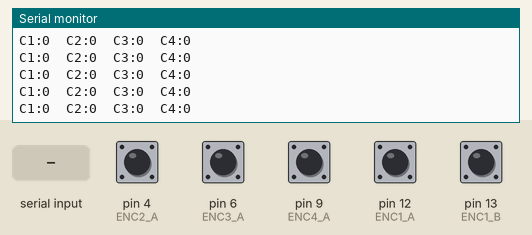
This sketch was run on a simulated Arduino Uno, built with avr-gcc and run on an emulated ATmega328P. On the bench: the last lines printed to the serial monitor. The test bench sets the inputs (shaded band); at power-on: pin 4 (ENC2_A), pin 6 (ENC3_A), pin 9 (ENC4_A), pin 12 (ENC1_A), pin 13 (ENC1_B) HIGH.

Above: at 1.3 s.
1.4 s: "a" received over Serial
2.9 s: "z" received over Serial
At 3.01 s:
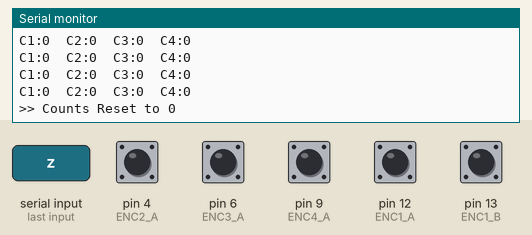
4.4 s: "1" received over Serial
At 4.58 s:
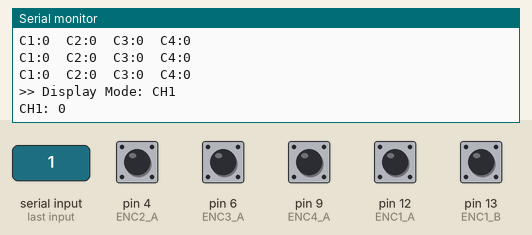
5.9 s: pin 12 (ENC1_A) pulled LOW for 0.15 s
At 6.19 s:
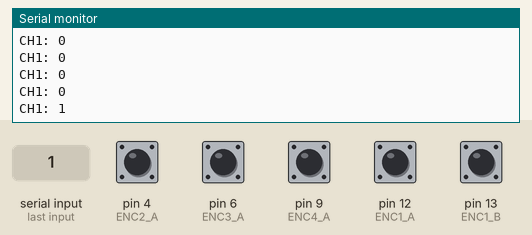

The sketch:

test_encorder.ino
```cpp
// ==========================================
// 4-Channel Encoder Test (Interactive Serial)
// Pins: CH1(2,3), CH2(4,5), CH3(6,7), CH4(9,10)
// ==========================================

// 엔코더 핀 정의 (A상, B상)
const int ENC1_A = 12; const int ENC1_B = 13;
const int ENC2_A = 4; const int ENC2_B = 5;
const int ENC3_A = 6; const int ENC3_B = 7;
const int ENC4_A = 9; const int ENC4_B = 1;

// 엔코더 카운트 변수
volatile long count1 = 0;
volatile long count2 = 0;
volatile long count3 = 0;
volatile long count4 = 0;

// 이전 상태 저장용
int lastA1, lastA2, lastA3, lastA4;

// 표시 모드 ('a': 전체, '1'~'4': 개별 채널)
char displayMode = 'a';

void printMenu() {
  Serial.println(F("\n--- Encoder Test Menu ---"));
  Serial.println(F("'a' : 모든 채널 보기 (기본)"));
  Serial.println(F("'1'~'4' : 해당 채널만 보기"));
  Serial.println(F("'z' : 모든 카운트 초기화 (Zero)"));
  Serial.println(F("'m' : 이 메뉴 다시 보기"));
  Serial.println(F("------------------------"));
}

void setup() {
  Serial.begin(9600);

  pinMode(ENC1_A, INPUT_PULLUP); pinMode(ENC1_B, INPUT_PULLUP);
  pinMode(ENC2_A, INPUT_PULLUP); pinMode(ENC2_B, INPUT_PULLUP);
  pinMode(ENC3_A, INPUT_PULLUP); pinMode(ENC3_B, INPUT_PULLUP);
  pinMode(ENC4_A, INPUT_PULLUP); pinMode(ENC4_B, INPUT_PULLUP);

  lastA1 = digitalRead(ENC1_A);
  lastA2 = digitalRead(ENC2_A);
  lastA3 = digitalRead(ENC3_A);
  lastA4 = digitalRead(ENC4_A);

  printMenu();
}

void loop() {
  // --- 1. 시리얼 입력 처리 (메뉴 선택) ---
  if (Serial.available()) {
    char cmd = Serial.read();
    if (cmd == 'a' || (cmd >= '1' && cmd <= '4')) {
      displayMode = cmd;
      Serial.print(F(">> Display Mode: "));
      if (displayMode == 'a') Serial.println(F("ALL"));
      else { Serial.print(F("CH")); Serial.println(displayMode); }
    }
    else if (cmd == 'z') {
      count1 = count2 = count3 = count4 = 0;
      Serial.println(F(">> Counts Reset to 0"));
    }
    else if (cmd == 'm') {
      printMenu();
    }
  }

  // --- 2. 엔코더 폴링 (고속 읽기) ---
  int currA1 = digitalRead(ENC1_A);
  if (currA1 != lastA1) {
    if (digitalRead(ENC1_B) != currA1) count1++; else count1--;
  }
  lastA1 = currA1;

  int currA2 = digitalRead(ENC2_A);
  if (currA2 != lastA2) {
    if (digitalRead(ENC2_B) != currA2) count2++; else count2--;
  }
  lastA2 = currA2;

  int currA3 = digitalRead(ENC3_A);
  if (currA3 != lastA3) {
    if (digitalRead(ENC3_B) != currA3) count3++; else count3--;
  }
  lastA3 = currA3;

  int currA4 = digitalRead(ENC4_A);
  if (currA4 != lastA4) {
    if (digitalRead(ENC4_B) != currA4) count4++; else count4--;
  }
  lastA4 = currA4;

  // --- 3. 설정된 모드에 따라 출력 ---
  static unsigned long lastPrint = 0;
  if (millis() - lastPrint > 200) {
    lastPrint = millis();

    switch (displayMode) {
      case '1': Serial.print(F("CH1: ")); Serial.println(count1); break;
      case '2': Serial.print(F("CH2: ")); Serial.println(count2); break;
      case '3': Serial.print(F("CH3: ")); Serial.println(count3); break;
      case '4': Serial.print(F("CH4: ")); Serial.println(count4); break;
      case 'a':
        Serial.print(F("C1:")); Serial.print(count1);
        Serial.print(F("\tC2:")); Serial.print(count2);
        Serial.print(F("\tC3:")); Serial.print(count3);
        Serial.print(F("\tC4:")); Serial.println(count4);
        break;
    }
  }
}
```

Measured:
- after the input at 2.9 s, the serial monitor: prints a new line at once (image 1)
- after the input at 4.4 s, the serial monitor: prints a new line at once (image 2)
- after the input at 5.9 s, the serial monitor: prints a new line after 0.13 s (image 3)
